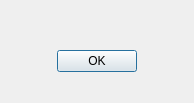
<?xml version="1.0" encoding="UTF-8"?>
<ui version="4.0">
 <class>BasicCustomDialog</class>
 <widget class="QDialog" name="BasicCustomDialog">
  <property name="geometry">
   <rect>
    <x>0</x>
    <y>0</y>
    <width>194</width>
    <height>103</height>
   </rect>
  </property>
  <property name="windowTitle">
   <string>Dialog</string>
  </property>
  <layout class="QVBoxLayout" name="verticalLayout">
   <item>
    <widget class="QLabel" name="label">
     <property name="alignment">
      <set>Qt::AlignmentFlag::AlignCenter</set>
     </property>
    </widget>
   </item>
   <item>
    <widget class="QDialogButtonBox" name="button_Ok">
     <property name="sizePolicy">
      <sizepolicy hsizetype="Expanding" vsizetype="Expanding">
       <horstretch>0</horstretch>
       <verstretch>0</verstretch>
      </sizepolicy>
     </property>
     <property name="orientation">
      <enum>Qt::Orientation::Horizontal</enum>
     </property>
     <property name="standardButtons">
      <set>QDialogButtonBox::StandardButton::Ok</set>
     </property>
     <property name="centerButtons">
      <bool>true</bool>
     </property>
    </widget>
   </item>
  </layout>
 </widget>
 <resources/>
 <connections>
  <connection>
   <sender>button_Ok</sender>
   <signal>accepted()</signal>
   <receiver>BasicCustomDialog</receiver>
   <slot>accept()</slot>
   <hints>
    <hint type="sourcelabel">
     <x>248</x>
     <y>254</y>
    </hint>
    <hint type="destinationlabel">
     <x>157</x>
     <y>274</y>
    </hint>
   </hints>
  </connection>
  <connection>
   <sender>button_Ok</sender>
   <signal>rejected()</signal>
   <receiver>BasicCustomDialog</receiver>
   <slot>reject()</slot>
   <hints>
    <hint type="sourcelabel">
     <x>316</x>
     <y>260</y>
    </hint>
    <hint type="destinationlabel">
     <x>286</x>
     <y>274</y>
    </hint>
   </hints>
  </connection>
 </connections>
</ui>
